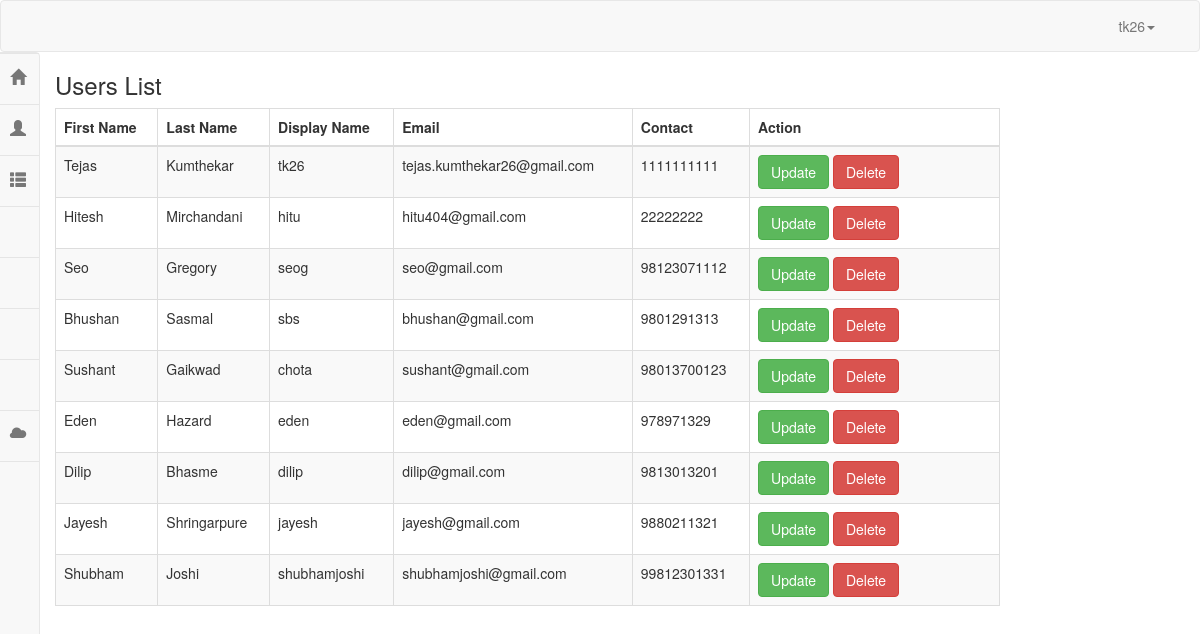
Page /CMS/Admin/ManageUsers.php (signed in) on the committed database.
### tables this page shows
CREATE TABLE IF NOT EXISTS `users` (
`uid` int(11) NOT NULL,
  `rid` int(3) NOT NULL,
  `uname` varchar(200) NOT NULL,
  `uemail` varchar(200) NOT NULL,
  `upwd` varchar(500) NOT NULL,
  `ufname` varchar(200) NOT NULL,
  `ulname` varchar(200) NOT NULL,
  `ucontact` varchar(100) NOT NULL
);

### CMS/session1.php (called while the page is built, shortened)
<?php
if(!isset($_SESSION['uid']))
{	echo "<script>window.location='../login.php'</script>";
}
else
{	$uid=$_SESSION['uid'];
	$username=$_SESSION['username'];
}
?>

### CMS/Admin/ManageUsers.php (the view, shortened to what this page needs)
<?php
require '../session1.php';
?>
<!DOCTYPE html>
<html lang="en">
<head>
	   <link href="//maxcdn.bootstrapcdn.com/font-awesome/4.2.0/css/font-awesome.min.css" rel="stylesheet">
    <link href="../css/bootstrap.min.css" rel="stylesheet">
    <link href="../css/simple-sidebar.css" rel="stylesheet">
	   <link href="../css/poc.css" rel="stylesheet">
</head>
<body>
<nav class="navbar navbar-default" role="navigation">
  <div class="container">
    <div class="collapse navbar-collapse" id="bs-slide-dropdown">
        <ul class="nav navbar-nav navbar-right">
            <li class="dropdown">
              <a href="#" class="dropdown-toggle" data-toggle="dropdown"><?php echo $username; ?><span class="caret"></span></a>
            </li>
        </ul>
    </div>
  </div>
</nav>
   <nav class="navbar navbar-default sidebar" role="navigation">
    <div class="container-fluid">
    <div class="collapse navbar-collapse" id="bs-sidebar-navbar-collapse-1">
      <ul class="nav navbar-nav">
        <li><a href="dashboard.php">Home<span style="font-size:16px;" class="pull-right hidden-xs showopacity glyphicon glyphicon-home"></span></a></li>
        <li class="dropdown">
        <a href="#" class="dropdown-toggle" data-toggle="dropdown">Users<span class="caret"></span><span style="font-size:16px;" class="pull-right hidden-xs showopacity glyphicon glyphicon-user"></span></a>
        </li>
		<li class="dropdown">
        <a href="#" class="dropdown-toggle" data-toggle="dropdown">Companies<span class="caret"></span><span style="font-size:16px;" class="pull-right hidden-xs showopacity glyphicon glyphicon-th-list"></span></a>
        </li>
        <li ><a href="#">Exhibitions<span style="font-size:16px;" class="pull-right hidden-xs showopacity "></span></a></li>
		<li ><a href="#">Access Controls</a></li>
		<li ><a href="#">Roles</a></li>
		<li ><a href="#">Categories</a></li>
		<li class="dropdown">
		<a href="#" class="dropdown-toggle" data-toggle="dropdown">Data Management<span class="caret"></span><span style="font-size:16px;" class="pull-right hidden-xs showopacity glyphicon glyphicon-cloud"></span></a>
		</li>
      </ul>
    </div>
  </div>
</nav>
<div class="container">
<div class="row">
    <div class="col-xs-12 col-sm-10 col-md-10 col-lg-10 ">
                <h3>Users List</h3>
                <table class="table table-striped table-bordered">
                  <thead>
                    <tr>
                      <th>First Name</th>
					  <th>Last Name</th>
					  <th>Display Name</th>
                      <th>Email</th>
                      <th>Contact</th>
					  <th>Action</th>
                    </tr>
                  </thead>
                  <tbody>
                  <?php
                   $pdo = Database::connect();
                   $sql = 'SELECT uid,ufname,ulname,uname,uemail,ucontact FROM users';
                   foreach ($pdo->query($sql) as $row) {
                            echo '<tr>';
                            echo '<td>'. $row['ufname'] . '</td>';
							echo '<td>'. $row['ulname'] . '</td>';
							echo '<td>'. $row['uname'] . '</td>';
							echo '<td>'. $row['uemail'] . '</td>';
                            echo '<td>'. $row['ucontact'] . '</td>';
							echo '<td width=250>';
                                echo '<a class="btn btn-success" href="updateUser.php?id='.$row['uid'].'">Update</a>';
                                echo '<a class="btn btn-danger" href="deleteUser.php?id='.$row['uid'].'">Delete</a>';
                                echo '</td>';
                            echo '</tr>';
                   }
                  ?>
                  </tbody>
            </table>
        </div>
		</div>
		</div>
</body>
</html>

### CMS/css/poc.css (style rules this page uses)
.navbar { margin-bottom:0px; }
body,html { height: 100%; }
nav.sidebar, .main { -webkit-transition: margin 200ms ease-out; -moz-transition: margin 200ms ease-out; -o-transition: margin 200ms ease-out; transition: margin 200ms ease-out; }
@media (min-width: 765px) { nav.sidebar a { padding-right: 13px; } }
@media (min-width: 765px) { nav.sidebar .navbar-nav > li:first-child { border-top: 1px #e5e5e5 solid; } }
@media (min-width: 765px) { nav.sidebar .navbar-nav > li { border-bottom: 1px #e5e5e5 solid; } }
@media (min-width: 765px) { nav.sidebar .navbar-collapse, nav.sidebar .container-fluid { padding: 0 0px 0 0px; } }
@media (min-width: 765px) { nav.sidebar { width: 200px; height: 100%; margin-left: -160px; float: left; margin-bottom: 0px; } }
@media (min-width: 765px) { nav.sidebar li { width: 100%; } }

### rows in the picture
users: ufname "Tejas", ulname "Kumthekar", uname "tk26", uemail "tejas.kumthekar26@gmail.com", ucontact "1111111111"
users: ufname "Hitesh", ulname "Mirchandani", uname "hitu", uemail "hitu404@gmail.com", ucontact "22222222"
users: ufname "Seo", ulname "Gregory", uname "seog", uemail "seo@gmail.com", ucontact "98123071112"
users: ufname "Bhushan", ulname "Sasmal", uname "sbs", uemail "bhushan@gmail.com", ucontact "9801291313"
users: ufname "Sushant", ulname "Gaikwad", uname "chota", uemail "sushant@gmail.com", ucontact "98013700123"
users: ufname "Eden", ulname "Hazard", uname "eden", uemail "eden@gmail.com", ucontact "978971329"
users: ufname "Dilip", ulname "Bhasme", uname "dilip", uemail "dilip@gmail.com", ucontact "9813013201"
users: ufname "Jayesh", ulname "Shringarpure", uname "jayesh", uemail "jayesh@gmail.com", ucontact "9880211321"
users: ufname "Shubham", ulname "Joshi", uname "shubhamjoshi", uemail "shubhamjoshi@gmail.com", ucontact "99812301331"

### other values in the picture
$username "tk26"
